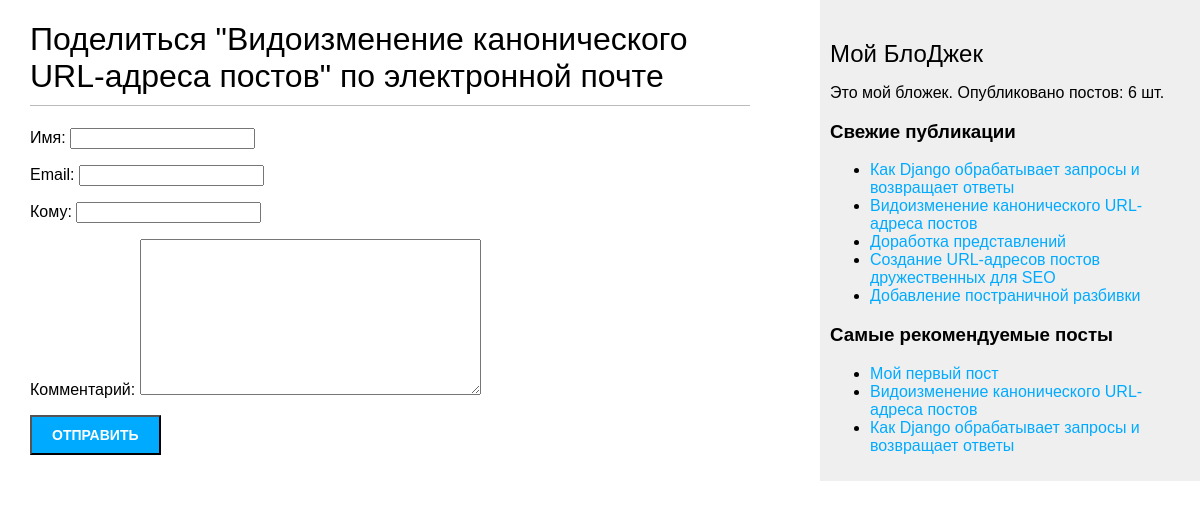
Before: /blog/7/share/ with the older database file.
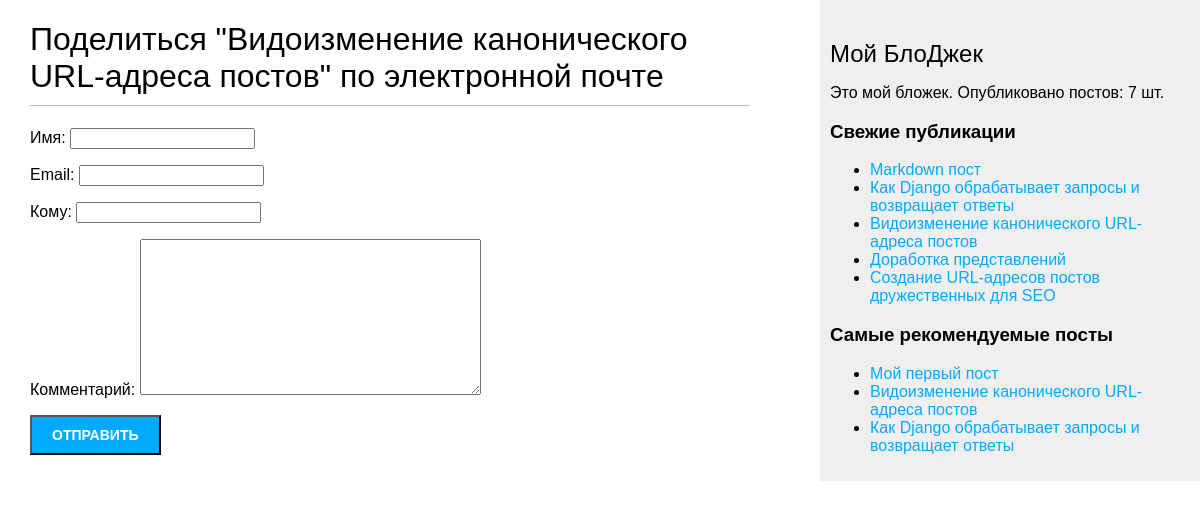
After: the same page with the newer database file.
### blog/models.py (models this page shows, shortened)
class Post(models.Model):
    class Status(models.TextChoices):
        DRAFT = "DF", "Draft"
        PUBLISHED = "PB", "Published"
    title = models.CharField(max_length=250)
    slug = models.SlugField(max_length=250, unique_for_date="publish")
    author = models.ForeignKey(
        User, on_delete=models.CASCADE, related_name="blog_posts"
    )
    body = models.TextField()
    publish = models.DateTimeField(default=timezone.now)
    created = models.DateTimeField(auto_now_add=True)
    updated = models.DateTimeField(auto_now=True)
    status = models.CharField(
        max_length=2, choices=Status.choices, default=Status.DRAFT
    )
    objects = models.Manager()  # менеджер, применяемый по умолчанию
    published = PublishedManager()  # пользовательский менеджер
    tags = TaggableManager() # менеджер тэгов
    class Meta:
        ordering = ["-publish"]
        indexes = [
            models.Index(fields=["-publish"]),
        ]
    def get_absolute_url(self):
        return reverse(
            "blog:post_detail",
            args=[self.publish.year, self.publish.month, self.publish.day, self.slug],
        )

### blog/views.py (the view)
def post_share(request, post_id):
    post = get_object_or_404(Post, id=post_id, status=Post.Status.PUBLISHED)
    sent = False
    if request.method == "POST":
        form = EmailPostForm(request.POST)
        if form.is_valid():
            cd = form.cleaned_data
            post_url = request.build_absolute_uri(post.get_absolute_url())
            subject = f"{cd['name']} рекомендует Вам прочитать " f"{post.title}"
            message = (
                f"Прочтите {post.title} по адресу {post_url}\n\n"
                f"{cd['name']} ({cd['email']}) комментирует: {cd['comments']}"
            )
            send_mail(subject, message, settings.EMAIL_HOST_USER, [cd["to"]])
            sent = True
    else:
        form = EmailPostForm()
    return render(
        request, "blog/post/share.html", {"post": post, "form": form, "sent": sent}
    )

### blog/forms.py
class EmailPostForm(forms.Form):
    name = forms.CharField(max_length=25, label="Имя")
    email = forms.EmailField(label="Email")
    to = forms.EmailField(label="Кому")
    comments = forms.CharField(required=False, widget=forms.Textarea, label="Комментарий")

### blog/models.py (called while the page is built)
    def get_queryset(self):
        return super().get_queryset().filter(status=Post.Status.PUBLISHED)

### blog/templatetags/blog_tags.py (called while the page is built)
@register.simple_tag
def total_posts():
    return Post.published.count()

@register.inclusion_tag('blog/post/latest_posts.html')
def show_latest_posts(count=5):
    latest_posts = Post.published.order_by('-publish')[:count]
    return {'latest_posts': latest_posts}

@register.simple_tag
def get_most_commented_posts(count=5):
    return Post.published.annotate(
        total_comments=Count('comments')
    ).exclude(total_comments=0).order_by('-total_comments')[:count]

### templates/blog/post/share.html (shortened to what this page needs)
{% extends "blog/base.html" %}
{% block content %}
    {% if sent %}
        <h1>Электронное письмо успешно отправлено</h1>
        <p>
            "{{ post.title }}" успешно отправлено
            на адрес {{ form.cleaned_data.to }}.
        </p>
    {% else %}
        <h1>Поделиться "{{ post.title }}" по электронной почте</h1>
        <form method="post">
            {{ form.as_p }}
            <input type="submit" value="Отправить">
        </form>
    {% endif %}
{% endblock %}

### templates/blog/base.html (shortened to what this page needs)
{% load blog_tags %}
{% load static %}
<!DOCTYPE html>
<html>
<head>
    <link href="{% static 'css/blog.css' %}" rel="stylesheet">
</head>
<body>
<div id="content">
    {% block content %}
    {% endblock %}
</div>
<div id="sidebar">
    <h2>Мой БлоДжек</h2>
    <p>Это мой бложек.
       Опубликовано постов: {% total_posts %} шт.
    </p>
    <h3>Свежие публикации</h3>
    {% show_latest_posts 5 %}
      <h3>Самые рекомендуемые посты</h3>
      {% get_most_commented_posts as most_commented_posts %}
      <ul>
         {% for post in most_commented_posts %}
         <li>
            <a href="{{ post.get_absolute_url }}">{{ post.title }}</a>
         </li>
         {% endfor %}
      </ul>
</div>
</body>
</html>

### templates/blog/post/latest_posts.html
<ul>
    {% for post in latest_posts %}
        <li>
            <a href="{{ post.get_absolute_url }}">{{ post.title }}</a>
        </li>
    {% endfor %}
</ul>

Changed rows visible on the page:
no longer on this page (row unchanged): Post: title "Добавление постраничной разбивки", shown under "Свежие публикации"
added Post: title "Markdown пост", shown under "Свежие публикации"
Other visible differences:
text no longer shown: "6"
text now shown: "7"
